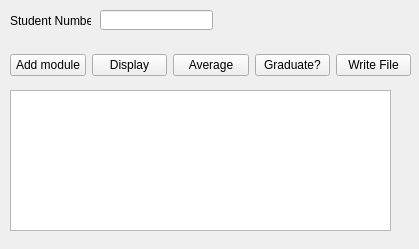
<?xml version="1.0" encoding="UTF-8"?>
<ui version="4.0">
 <class>Widget</class>
 <widget class="QWidget" name="Widget">
  <property name="geometry">
   <rect>
    <x>0</x>
    <y>0</y>
    <width>419</width>
    <height>249</height>
   </rect>
  </property>
  <property name="windowTitle">
   <string>Form</string>
  </property>
  <widget class="QTextEdit" name="edtOut">
   <property name="geometry">
    <rect>
     <x>10</x>
     <y>90</y>
     <width>381</width>
     <height>141</height>
    </rect>
   </property>
  </widget>
  <widget class="QWidget" name="horizontalLayoutWidget">
   <property name="geometry">
    <rect>
     <x>10</x>
     <y>40</y>
     <width>401</width>
     <height>51</height>
    </rect>
   </property>
   <layout class="QHBoxLayout" name="horizontalLayout">
    <item>
     <widget class="QPushButton" name="pushButton_2">
      <property name="text">
       <string>Add module</string>
      </property>
     </widget>
    </item>
    <item>
     <widget class="QPushButton" name="btnDisplay">
      <property name="text">
       <string>Display</string>
      </property>
     </widget>
    </item>
    <item>
     <widget class="QPushButton" name="btnAvg">
      <property name="text">
       <string>Average</string>
      </property>
     </widget>
    </item>
    <item>
     <widget class="QPushButton" name="btnGraduate">
      <property name="text">
       <string>Graduate?</string>
      </property>
     </widget>
    </item>
    <item>
     <widget class="QPushButton" name="btnFileWrite">
      <property name="text">
       <string>Write File</string>
      </property>
     </widget>
    </item>
   </layout>
  </widget>
  <widget class="QLabel" name="label">
   <property name="geometry">
    <rect>
     <x>10</x>
     <y>10</y>
     <width>81</width>
     <height>21</height>
    </rect>
   </property>
   <property name="text">
    <string>Student Number:</string>
   </property>
  </widget>
  <widget class="QLineEdit" name="edtIn">
   <property name="geometry">
    <rect>
     <x>100</x>
     <y>10</y>
     <width>113</width>
     <height>20</height>
    </rect>
   </property>
  </widget>
 </widget>
 <resources/>
 <connections/>
</ui>
